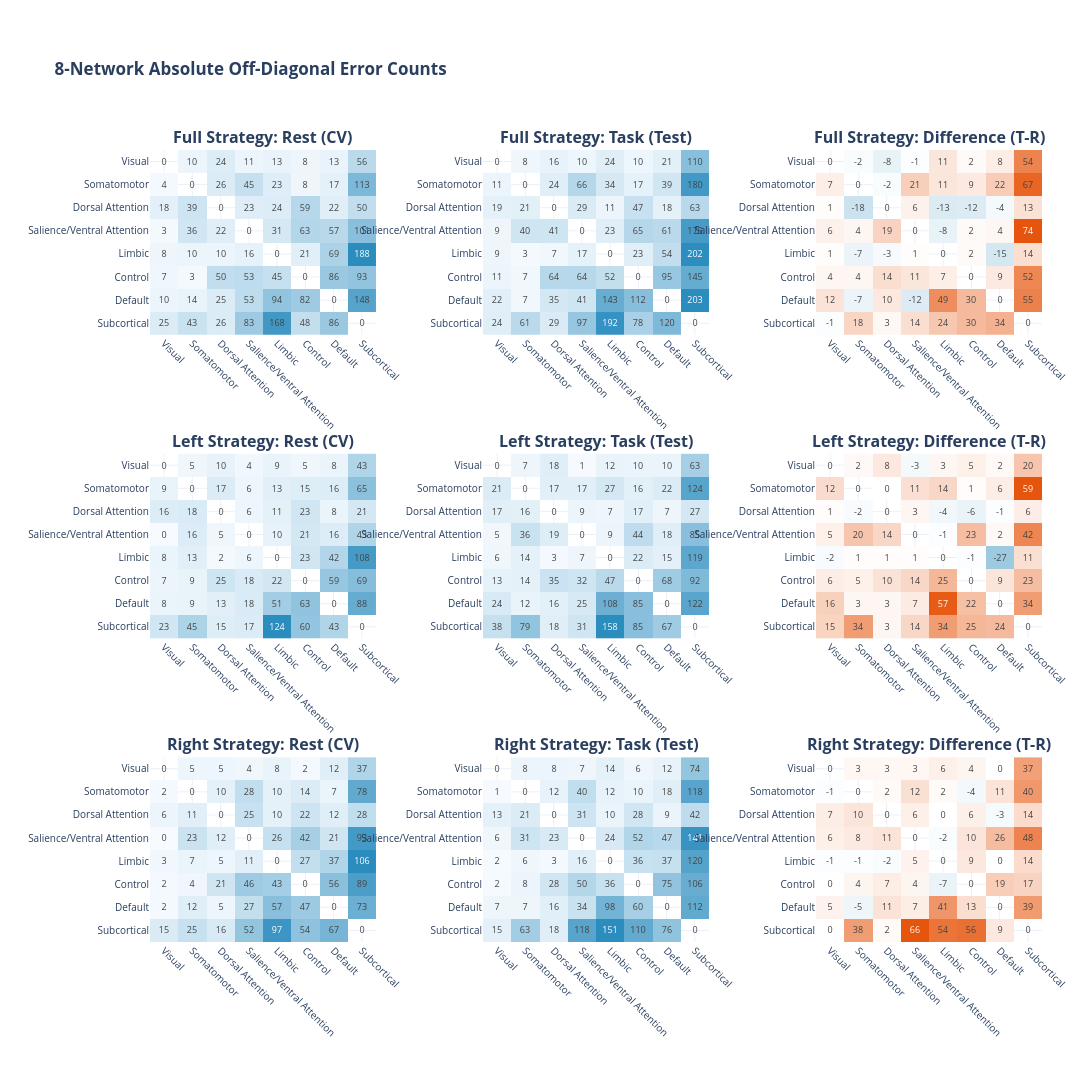

Notebook source saved alongside this figure:
### Code cell
# Networks 
# 1. Networks and Setup
networks = [
    'Visual', 'Somatomotor', 'Dorsal Attention', 'Salience/Ventral Attention',
    'Limbic', 'Control', 'Default', 'Subcortical'
]
rows = ['Full', 'Left', 'Right']
cols = ['Rest (CV)', 'Task (Test)', 'Difference (T-R)']

def aggregate_to_network_sum(region_matrix, region_info):
    net_labels = region_info['major_network'].values
    df = pd.DataFrame(region_matrix, index=net_labels, columns=net_labels)
    
    # Use .sum() to preserve absolute counts
    row_grouped = df.groupby(level=0).sum()
    full_grouped = row_grouped.transpose().groupby(level=0).sum().transpose()
    
    net_matrix = full_grouped.reindex(index=networks, columns=networks).fillna(0)
    return net_matrix.values

# 3. Process matrices for Absolute Counts
full_rest_net = aggregate_to_network_sum(confusion_matrix_cv_full, region_info_full)
full_task_net = aggregate_to_network_sum(confusion_matrix_task_full, region_info_full)
lh_rest_net = aggregate_to_network_sum(confusion_matrix_cv_lh, region_info_lh)
lh_task_net = aggregate_to_network_sum(confusion_matrix_task_lh, region_info_lh)
rh_rest_net = aggregate_to_network_sum(confusion_matrix_cv_rh, region_info_rh)
rh_task_net = aggregate_to_network_sum(confusion_matrix_task_rh, region_info_rh)

# 4. Organize for Plotting
matrix_data = [
    [full_rest_net, full_task_net, (full_task_net - full_rest_net)],
    [lh_rest_net,   lh_task_net,   (lh_task_net - lh_rest_net)],
    [rh_rest_net,   rh_task_net,   (rh_task_net - rh_rest_net)]
]
# 1. Colors from the Bar Chart theme
color_blue = '#2b8cbe'
color_orange = '#e6550d'

# 2. Define Custom Colorscales
colorscale_seq = [[0, '#f7fbff'], [1, color_blue]] 
colorscale_div = [[0, color_blue], [0.5, '#ffffff'], [1, color_orange]]

# 3. Create Heatmap Grid
# Increased vertical/horizontal spacing to prevent label overlap
fig = make_subplots(
    rows=3, cols=3,
    subplot_titles=[f"<b>{r} Strategy: {c}</b>" for r in rows for c in cols],
    horizontal_spacing=0.12, 
    vertical_spacing=0.15
)

for i in range(3):
    for j in range(3):
        data = matrix_data[i][j].copy()
        mask = np.eye(len(networks), dtype=bool)
        data_masked = np.where(mask, None, data)
        
        if j < 2:
            colorscale = colorscale_seq
            zmin, zmax = 0, np.nanmax(data_masked[data_masked != None])
        else:
            colorscale = colorscale_div
            limit = np.nanmax(np.abs(data_masked[data_masked != None].astype(float)))
            zmin, zmax = -limit, limit

        fig.add_trace(
            go.Heatmap(
                z=data_masked,
                x=networks, 
                y=networks,
                colorscale=colorscale,
                zmin=zmin, 
                zmax=zmax,
                text=data_masked,
                texttemplate="%{text:.0f}",
                textfont={"size": 9},
                showscale=False,
                hovertemplate="True: %{y}<br>Predicted: %{x}<br>Value: %{z}<extra></extra>"
            ),
            row=i+1, col=j+1
        )

# 4. Final Layout Adjustments
fig.update_layout(
    title_text="<b>8-Network Absolute Off-Diagonal Error Counts </b>",
    template="plotly_white",
    height=1300, # Increased height to allow more room for x-labels
    width=1500,
    # Added explicit margins to prevent labels from cutting off at the edges
    margin=dict(l=150, r=50, t=150, b=150)
)

# 5. Prevent Overlap via tickangle and standoff
fig.update_xaxes(
    tickangle=45, 
    tickfont=dict(size=10),
    automargin=True # Automatically adjusts subplot size to fit labels
)

fig.update_yaxes(
    autorange="reversed", 
    tickfont=dict(size=10),
    automargin=True # Ensures network names don't overlap the y-axis
)

fig.show()

### Figure 1 — Plotly figure (JSON) as saved in the notebook; plotly's stock layout.template omitted (floating-point values rounded to 4 significant figures)
{"data": [{"colorscale": [[0, "#f7fbff"], [1, "#2b8cbe"]], "hovertemplate": "True: %{y}<br>Predicted: %{x}<br>Value: %{z}<extra></extra>", "showscale": false, "text": [[null, 10, 24, 11, 13, 8, 13, 56], [4, null, 26, 45, 23, 8, 17, 113], [18, 39, null, 23, 24, 59, 22, 50], [3, 36, 22, null, 31, 63, 57, 101], [8, 10, 10, 16, null, 21, 69, 188], [7, 3, 50, 53, 45, null, 86, 93], [10, 14, 25, 53, 94, 82, null, 148], [25, 43, 26, 83, 168, 48, 86, null]], "textfont": {"size": 9}, "texttemplate": "%{text:.0f}", "type": "heatmap", "x": ["Visual", "Somatomotor", "Dorsal Attention", "Salience/Ventral Attention", "Limbic", "Control", "Default", "Subcortical"], "xaxis": "x", "y": ["Visual", "Somatomotor", "Dorsal Attention", "Salience/Ventral Attention", "Limbic", "Control", "Default", "Subcortical"], "yaxis": "y", "z": [[null, 10, 24, 11, 13, 8, 13, 56], [4, null, 26, 45, 23, 8, 17, 113], [18, 39, null, 23, 24, 59, 22, 50], [3, 36, 22, null, 31, 63, 57, 101], [8, 10, 10, 16, null, 21, 69, 188], [7, 3, 50, 53, 45, null, 86, 93], [10, 14, 25, 53, 94, 82, null, 148], [25, 43, 26, 83, 168, 48, 86, null]], "zmax": 188, "zmin": 0}, {"colorscale": [[0, "#f7fbff"], [1, "#2b8cbe"]], "hovertemplate": "True: %{y}<br>Predicted: %{x}<br>Value: %{z}<extra></extra>", "showscale": false, "text": [[null, 8, 16, 10, 24, 10, 21, 110], [11, null, 24, 66, 34, 17, 39, 180], [19, 21, null, 29, 11, 47, 18, 63], [9, 40, 41, null, 23, 65, 61, 175], [9, 3, 7, 17, null, 23, 54, 202], [11, 7, 64, 64, 52, null, 95, 145], [22, 7, 35, 41, 143, 112, null, 203], [24, 61, 29, 97, 192, 78, 120, null]], "textfont": {"size": 9}, "texttemplate": "%{text:.0f}", "type": "heatmap", "x": ["Visual", "Somatomotor", "Dorsal Attention", "Salience/Ventral Attention", "Limbic", "Control", "Default", "Subcortical"], "xaxis": "x2", "y": ["Visual", "Somatomotor", "Dorsal Attention", "Salience/Ventral Attention", "Limbic", "Control", "Default", "Subcortical"], "yaxis": "y2", "z": [[null, 8, 16, 10, 24, 10, 21, 110], [11, null, 24, 66, 34, 17, 39, 180], [19, 21, null, 29, 11, 47, 18, 63], [9, 40, 41, null, 23, 65, 61, 175], [9, 3, 7, 17, null, 23, 54, 202], [11, 7, 64, 64, 52, null, 95, 145], [22, 7, 35, 41, 143, 112, null, 203], [24, 61, 29, 97, 192, 78, 120, null]], "zmax": 203, "zmin": 0}, {"colorscale": [[0, "#2b8cbe"], [0.5, "#ffffff"], [1, "#e6550d"]], "hovertemplate": "True: %{y}<br>Predicted: %{x}<br>Value: %{z}<extra></extra>", "showscale": false, "text": [[null, -2, -8, -1, 11, 2, 8, 54], [7, null, -2, 21, 11, 9, 22, 67], [1, -18, null, 6, -13, -12, -4, 13], [6, 4, 19, null, -8, 2, 4, 74], [1, -7, -3, 1, null, 2, -15, 14], [4, 4, 14, 11, 7, null, 9, 52], [12, -7, 10, -12, 49, 30, null, 55], [-1, 18, 3, 14, 24, 30, 34, null]], "textfont": {"size": 9}, "texttemplate": "%{text:.0f}", "type": "heatmap", "x": ["Visual", "Somatomotor", "Dorsal Attention", "Salience/Ventral Attention", "Limbic", "Control", "Default", "Subcortical"], "xaxis": "x3", "y": ["Visual", "Somatomotor", "Dorsal Attention", "Salience/Ventral Attention", "Limbic", "Control", "Default", "Subcortical"], "yaxis": "y3", "z": [[null, -2, -8, -1, 11, 2, 8, 54], [7, null, -2, 21, 11, 9, 22, 67], [1, -18, null, 6, -13, -12, -4, 13], [6, 4, 19, null, -8, 2, 4, 74], [1, -7, -3, 1, null, 2, -15, 14], [4, 4, 14, 11, 7, null, 9, 52], [12, -7, 10, -12, 49, 30, null, 55], [-1, 18, 3, 14, 24, 30, 34, null]], "zmax": 74, "zmin": -74}, {"colorscale": [[0, "#f7fbff"], [1, "#2b8cbe"]], "hovertemplate": "True: %{y}<br>Predicted: %{x}<br>Value: %{z}<extra></extra>", "showscale": false, "text": [[null, 5, 10, 4, 9, 5, 8, 43], [9, null, 17, 6, 13, 15, 16, 65], [16, 18, null, 6, 11, 23, 8, 21], [0, 16, 5, null, 10, 21, 16, 43], [8, 13, 2, 6, null, 23, 42, 108], [7, 9, 25, 18, 22, null, 59, 69], [8, 9, 13, 18, 51, 63, null, 88], [23, 45, 15, 17, 124, 60, 43, null]], "textfont": {"size": 9}, "texttemplate": "%{text:.0f}", "type": "heatmap", "x": ["Visual", "Somatomotor", "Dorsal Attention", "Salience/Ventral Attention", "Limbic", "Control", "Default", "Subcortical"], "xaxis": "x4", "y": ["Visual", "Somatomotor", "Dorsal Attention", "Salience/Ventral Attention", "Limbic", "Control", "Default", "Subcortical"], "yaxis": "y4", "z": [[null, 5, 10, 4, 9, 5, 8, 43], [9, null, 17, 6, 13, 15, 16, 65], [16, 18, null, 6, 11, 23, 8, 21], [0, 16, 5, null, 10, 21, 16, 43], [8, 13, 2, 6, null, 23, 42, 108], [7, 9, 25, 18, 22, null, 59, 69], [8, 9, 13, 18, 51, 63, null, 88], [23, 45, 15, 17, 124, 60, 43, null]], "zmax": 124, "zmin": 0}, {"colorscale": [[0, "#f7fbff"], [1, "#2b8cbe"]], "hovertemplate": "True: %{y}<br>Predicted: %{x}<br>Value: %{z}<extra></extra>", "showscale": false, "text": [[null, 7, 18, 1, 12, 10, 10, 63], [21, null, 17, 17, 27, 16, 22, 124], [17, 16, null, 9, 7, 17, 7, 27], [5, 36, 19, null, 9, 44, 18, 85], [6, 14, 3, 7, null, 22, 15, 119], [13, 14, 35, 32, 47, null, 68, 92], [24, 12, 16, 25, 108, 85, null, 122], [38, 79, 18, 31, 158, 85, 67, null]], "textfont": {"size": 9}, "texttemplate": "%{text:.0f}", "type": "heatmap", "x": ["Visual", "Somatomotor", "Dorsal Attention", "Salience/Ventral Attention", "Limbic", "Control", "Default", "Subcortical"], "xaxis": "x5", "y": ["Visual", "Somatomotor", "Dorsal Attention", "Salience/Ventral Attention", "Limbic", "Control", "Default", "Subcortical"], "yaxis": "y5", "z": [[null, 7, 18, 1, 12, 10, 10, 63], [21, null, 17, 17, 27, 16, 22, 124], [17, 16, null, 9, 7, 17, 7, 27], [5, 36, 19, null, 9, 44, 18, 85], [6, 14, 3, 7, null, 22, 15, 119], [13, 14, 35, 32, 47, null, 68, 92], [24, 12, 16, 25, 108, 85, null, 122], [38, 79, 18, 31, 158, 85, 67, null]], "zmax": 158, "zmin": 0}, {"colorscale": [[0, "#2b8cbe"], [0.5, "#ffffff"], [1, "#e6550d"]], "hovertemplate": "True: %{y}<br>Predicted: %{x}<br>Value: %{z}<extra></extra>", "showscale": false, "text": [[null, 2, 8, -3, 3, 5, 2, 20], [12, null, 0, 11, 14, 1, 6, 59], [1, -2, null, 3, -4, -6, -1, 6], [5, 20, 14, null, -1, 23, 2, 42], [-2, 1, 1, 1, null, -1, -27, 11], [6, 5, 10, 14, 25, null, 9, 23], [16, 3, 3, 7, 57, 22, null, 34], [15, 34, 3, 14, 34, 25, 24, null]], "textfont": {"size": 9}, "texttemplate": "%{text:.0f}", "type": "heatmap", "x": ["Visual", "Somatomotor", "Dorsal Attention", "Salience/Ventral Attention", "Limbic", "Control", "Default", "Subcortical"], "xaxis": "x6", "y": ["Visual", "Somatomotor", "Dorsal Attention", "Salience/Ventral Attention", "Limbic", "Control", "Default", "Subcortical"], "yaxis": "y6", "z": [[null, 2, 8, -3, 3, 5, 2, 20], [12, null, 0, 11, 14, 1, 6, 59], [1, -2, null, 3, -4, -6, -1, 6], [5, 20, 14, null, -1, 23, 2, 42], [-2, 1, 1, 1, null, -1, -27, 11], [6, 5, 10, 14, 25, null, 9, 23], [16, 3, 3, 7, 57, 22, null, 34], [15, 34, 3, 14, 34, 25, 24, null]], "zmax": 59, "zmin": -59}, {"colorscale": [[0, "#f7fbff"], [1, "#2b8cbe"]], "hovertemplate": "True: %{y}<br>Predicted: %{x}<br>Value: %{z}<extra></extra>", "showscale": false, "text": [[null, 5, 5, 4, 8, 2, 12, 37], [2, null, 10, 28, 10, 14, 7, 78], [6, 11, null, 25, 10, 22, 12, 28], [0, 23, 12, null, 26, 42, 21, 93], [3, 7, 5, 11, null, 27, 37, 106], [2, 4, 21, 46, 43, null, 56, 89], [2, 12, 5, 27, 57, 47, null, 73], [15, 25, 16, 52, 97, 54, 67, null]], "textfont": {"size": 9}, "texttemplate": "%{text:.0f}", "type": "heatmap", "x": ["Visual", "Somatomotor", "Dorsal Attention", "Salience/Ventral Attention", "Limbic", "Control", "Default", "Subcortical"], "xaxis": "x7", "y": ["Visual", "Somatomotor", "Dorsal Attention", "Salience/Ventral Attention", "Limbic", "Control", "Default", "Subcortical"], "yaxis": "y7", "z": [[null, 5, 5, 4, 8, 2, 12, 37], [2, null, 10, 28, 10, 14, 7, 78], [6, 11, null, 25, 10, 22, 12, 28], [0, 23, 12, null, 26, 42, 21, 93], [3, 7, 5, 11, null, 27, 37, 106], [2, 4, 21, 46, 43, null, 56, 89], [2, 12, 5, 27, 57, 47, null, 73], [15, 25, 16, 52, 97, 54, 67, null]], "zmax": 106, "zmin": 0}, {"colorscale": [[0, "#f7fbff"], [1, "#2b8cbe"]], "hovertemplate": "True: %{y}<br>Predicted: %{x}<br>Value: %{z}<extra></extra>", "showscale": false, "text": [[null, 8, 8, 7, 14, 6, 12, 74], [1, null, 12, 40, 12, 10, 18, 118], [13, 21, null, 31, 10, 28, 9, 42], [6, 31, 23, null, 24, 52, 47, 141], [2, 6, 3, 16, null, 36, 37, 120], [2, 8, 28, 50, 36, null, 75, 106], [7, 7, 16, 34, 98, 60, null, 112], [15, 63, 18, 118, 151, 110, 76, null]], "textfont": {"size": 9}, "texttemplate": "%{text:.0f}", "type": "heatmap", "x": ["Visual", "Somatomotor", "Dorsal Attention", "Salience/Ventral Attention", "Limbic", "Control", "Default", "Subcortical"], "xaxis": "x8", "y": ["Visual", "Somatomotor", "Dorsal Attention", "Salience/Ventral Attention", "Limbic", "Control", "Default", "Subcortical"], "yaxis": "y8", "z": [[null, 8, 8, 7, 14, 6, 12, 74], [1, null, 12, 40, 12, 10, 18, 118], [13, 21, null, 31, 10, 28, 9, 42], [6, 31, 23, null, 24, 52, 47, 141], [2, 6, 3, 16, null, 36, 37, 120], [2, 8, 28, 50, 36, null, 75, 106], [7, 7, 16, 34, 98, 60, null, 112], [15, 63, 18, 118, 151, 110, 76, null]], "zmax": 151, "zmin": 0}, {"colorscale": [[0, "#2b8cbe"], [0.5, "#ffffff"], [1, "#e6550d"]], "hovertemplate": "True: %{y}<br>Predicted: %{x}<br>Value: %{z}<extra></extra>", "showscale": false, "text": [[null, 3, 3, 3, 6, 4, 0, 37], [-1, null, 2, 12, 2, -4, 11, 40], [7, 10, null, 6, 0, 6, -3, 14], [6, 8, 11, null, -2, 10, 26, 48], [-1, -1, -2, 5, null, 9, 0, 14], [0, 4, 7, 4, -7, null, 19, 17], [5, -5, 11, 7, 41, 13, null, 39], [0, 38, 2, 66, 54, 56, 9, null]], "textfont": {"size": 9}, "texttemplate": "%{text:.0f}", "type": "heatmap", "x": ["Visual", "Somatomotor", "Dorsal Attention", "Salience/Ventral Attention", "Limbic", "Control", "Default", "Subcortical"], "xaxis": "x9", "y": ["Visual", "Somatomotor", "Dorsal Attention", "Salience/Ventral Attention", "Limbic", "Control", "Default", "Subcortical"], "yaxis": "y9", "z": [[null, 3, 3, 3, 6, 4, 0, 37], [-1, null, 2, 12, 2, -4, 11, 40], [7, 10, null, 6, 0, 6, -3, 14], [6, 8, 11, null, -2, 10, 26, 48], [-1, -1, -2, 5, null, 9, 0, 14], [0, 4, 7, 4, -7, null, 19, 17], [5, -5, 11, 7, 41, 13, null, 39], [0, 38, 2, 66, 54, 56, 9, null]], "zmax": 66, "zmin": -66}], "layout": {"annotations": [{"font": {"size": 16}, "showarrow": false, "text": "<b>Full Strategy: Rest (CV)</b>", "x": 0.1267, "xanchor": "center", "xref": "paper", "y": 1.0, "yanchor": "bottom", "yref": "paper"}, {"font": {"size": 16}, "showarrow": false, "text": "<b>Full Strategy: Task (Test)</b>", "x": 0.5, "xanchor": "center", "xref": "paper", "y": 1.0, "yanchor": "bottom", "yref": "paper"}, {"font": {"size": 16}, "showarrow": false, "text": "<b>Full Strategy: Difference (T-R)</b>", "x": 0.8733, "xanchor": "center", "xref": "paper", "y": 1.0, "yanchor": "bottom", "yref": "paper"}, {"font": {"size": 16}, "showarrow": false, "text": "<b>Left Strategy: Rest (CV)</b>", "x": 0.1267, "xanchor": "center", "xref": "paper", "y": 0.6167, "yanchor": "bottom", "yref": "paper"}, {"font": {"size": 16}, "showarrow": false, "text": "<b>Left Strategy: Task (Test)</b>", "x": 0.5, "xanchor": "center", "xref": "paper", "y": 0.6167, "yanchor": "bottom", "yref": "paper"}, {"font": {"size": 16}, "showarrow": false, "text": "<b>Left Strategy: Difference (T-R)</b>", "x": 0.8733, "xanchor": "center", "xref": "paper", "y": 0.6167, "yanchor": "bottom", "yref": "paper"}, {"font": {"size": 16}, "showarrow": false, "text": "<b>Right Strategy: Rest (CV)</b>", "x": 0.1267, "xanchor": "center", "xref": "paper", "y": 0.2333, "yanchor": "bottom", "yref": "paper"}, {"font": {"size": 16}, "showarrow": false, "text": "<b>Right Strategy: Task (Test)</b>", "x": 0.5, "xanchor": "center", "xref": "paper", "y": 0.2333, "yanchor": "bottom", "yref": "paper"}, {"font": {"size": 16}, "showarrow": false, "text": "<b>Right Strategy: Difference (T-R)</b>", "x": 0.8733, "xanchor": "center", "xref": "paper", "y": 0.2333, "yanchor": "bottom", "yref": "paper"}], "height": 1300, "margin": {"b": 150, "l": 150, "r": 50, "t": 150}, "title": {"text": "<b>8-Network Absolute Off-Diagonal Error Counts </b>"}, "width": 1500, "xaxis": {"anchor": "y", "automargin": true, "domain": [0, 0.2533], "tickangle": 45, "tickfont": {"size": 10}}, "xaxis2": {"anchor": "y2", "automargin": true, "domain": [0.3733, 0.6267], "tickangle": 45, "tickfont": {"size": 10}}, "xaxis3": {"anchor": "y3", "automargin": true, "domain": [0.7467, 1], "tickangle": 45, "tickfont": {"size": 10}}, "xaxis4": {"anchor": "y4", "automargin": true, "domain": [0, 0.2533], "tickangle": 45, "tickfont": {"size": 10}}, "xaxis5": {"anchor": "y5", "automargin": true, "domain": [0.3733, 0.6267], "tickangle": 45, "tickfont": {"size": 10}}, "xaxis6": {"anchor": "y6", "automargin": true, "domain": [0.7467, 1], "tickangle": 45, "tickfont": {"size": 10}}, "xaxis7": {"anchor": "y7", "automargin": true, "domain": [0, 0.2533], "tickangle": 45, "tickfont": {"size": 10}}, "xaxis8": {"anchor": "y8", "automargin": true, "domain": [0.3733, 0.6267], "tickangle": 45, "tickfont": {"size": 10}}, "xaxis9": {"anchor": "y9", "automargin": true, "domain": [0.7467, 1], "tickangle": 45, "tickfont": {"size": 10}}, "yaxis": {"anchor": "x", "automargin": true, "autorange": "reversed", "domain": [0.7667, 1.0], "tickfont": {"size": 10}}, "yaxis2": {"anchor": "x2", "automargin": true, "autorange": "reversed", "domain": [0.7667, 1.0], "tickfont": {"size": 10}}, "yaxis3": {"anchor": "x3", "automargin": true, "autorange": "reversed", "domain": [0.7667, 1.0], "tickfont": {"size": 10}}, "yaxis4": {"anchor": "x4", "automargin": true, "autorange": "reversed", "domain": [0.3833, 0.6167], "tickfont": {"size": 10}}, "yaxis5": {"anchor": "x5", "automargin": true, "autorange": "reversed", "domain": [0.3833, 0.6167], "tickfont": {"size": 10}}, "yaxis6": {"anchor": "x6", "automargin": true, "autorange": "reversed", "domain": [0.3833, 0.6167], "tickfont": {"size": 10}}, "yaxis7": {"anchor": "x7", "automargin": true, "autorange": "reversed", "domain": [0, 0.2333], "tickfont": {"size": 10}}, "yaxis8": {"anchor": "x8", "automargin": true, "autorange": "reversed", "domain": [0, 0.2333], "tickfont": {"size": 10}}, "yaxis9": {"anchor": "x9", "automargin": true, "autorange": "reversed", "domain": [0, 0.2333], "tickfont": {"size": 10}}}}
